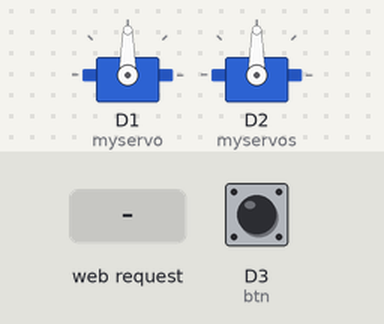
A sketch run on a simulated ESP8266 (NodeMCU). Parts: 2 × servo. The test bench sets the inputs (shaded band); at power-on: D3 (btn) HIGH. WiFi joins after 1.5 s; servers stay silent unless stated; uploads are accepted with an empty reply; storage starts empty; what the sketch prints to the serial monitor is not drawn.

Above: at 4.7 s.
4.8 s: D3 (btn) pulled LOW for 0.15 s
At 7.6 s:
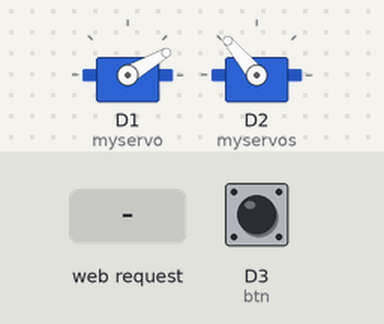
7.9 s: HTTP request GET /opera received
At 9.5 s:
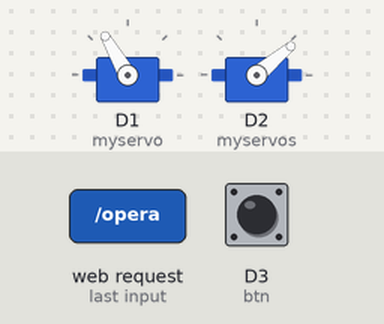
10.3 s: HTTP request GET /opera?opera=0 received
13.3 s: HTTP request GET /opera?opera=1 received
At 14.1 s:
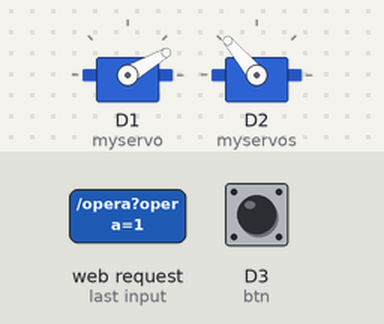
Timing chart, 0 to 16.8 s (numbered marks = the images above; inputs shaded):
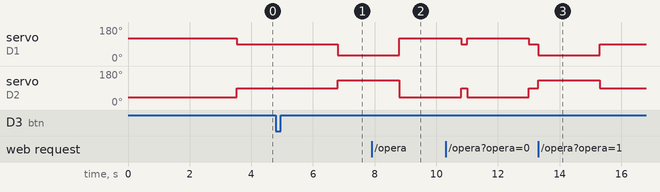

Measured:
- after the input at 4.8 s, servo on D1 (myservo): 90° → 30° after 2.0 s; servo on D2 (myservos): 90° → 130° after 2.0 s
- after the input at 7.9 s, servo on D1 (myservo): 30° → 120° after 0.90 s; servo on D2 (myservos): 130° → 40° after 0.90 s
- after the input at 13.3 s, servo on D1 (myservo): 90° → 30° at once, → 90° 2.0 s later; servo on D2 (myservos): 90° → 130° at once, → 90° 2.0 s later

The sketch:

zd.ino
```cpp
/*
  教师/工作室 灯光控制系统--------- 灯光面板部分
    按钮短按全部控制 长按单独控制
   sg90         *2
   esp8266 d1   *1

   按钮
   gnd_____/ ______D3

   sg90左
   红线------------5v
   黄线------------D1
   棕线------------gnd


   sg90右
    红线------------5v
    黄线------------D2
    棕线------------gnd

*/
#include <Servo.h>
#include <ESP8266WiFi.h>
#include <ESP8266WebServer.h>
#include <WiFiClientSecure.h>
#include <ESP8266HTTPClient.h>
#include <FS.h>
ESP8266WebServer server(80);

String host = "192.168.32.11";//从机地址（ 如果是从机这里填主机地址 没有从机请忽略）
/*       必须进行舵机角度设置sg90角度误差太大 两边不平发热严重                                 */
int zdj =90;  //左舵机初始角度
int ydj =90;  //右舵机初始角度
int onz=30;   //左舵机开灯角度
int ony=130;  //右舵机开灯角度
int offz=120; //左舵机关灯角度
int offy=40;  //右舵机关灯角度


Servo myservo;
Servo myservos;
boolean dg=false;
boolean quanti=false;
boolean duzi=false;
String light_get;
#define btn D3
void zd()  //
{
  int millis_time=millis();
  int opera=0;
  while(digitalRead(btn)==LOW){
    if(millis()-millis_time>2000){
      opera=2;
      break;
    }else if (millis()-millis_time>1){
      opera=1;
    }
  }
  if(opera==1){
  //全
  quanti=true;
  Serial.println("全体");
   //
  }else if(opera==2){
  //单个
   duzi=true;
  Serial.println("独自");

  }
}


void setup() {
  pinMode( btn, INPUT_PULLUP);
  attachInterrupt( digitalPinToInterrupt(btn), zd, CHANGE);
  Serial.begin(115200);
  SPIFFS.begin();
 WiFi.begin("test", "11111111");
  while (WiFi.status() != WL_CONNECTED) {
    delay(500);
  }
  Serial.println(WiFi.localIP());
  WiFi.hostname("deng_1");
  server.begin();
  server.on("/",abc);
  server.on("/opera", opera);
  myservo.attach(D1);
  myservos.attach(D2);
  myservo.write(zdj);
  myservos.write(ydj);
  dg=0;
  zc();


}


void abc(){
  File file = SPIFFS.open("/index.html", "r");
server.streamFile(file, "text/html");
  file.close();
}

void opera() {
  String parm = server.arg("opera");
   Serial.println("收到GET报文:");
   Serial.println(parm);
   if(parm=="0"){
           dg=0;
           zc();
              delay(100);
          }else if(parm=="1"){
           dg=1;
           zc();
              delay(100);
          }else{
        quanti=true;
        Serial.println("全体操作");
        }


server.send(200, "text/plain", "ojbk");
}

void loop() {
  server.handleClient();
 if( quanti){
     dg=!dg;
    quanti=false;
     zc();

      HTTPClient http;
      String url = "http://"+ host+"/opera?opera="+String(dg);
      http.begin(url);
      int httpCode = http.GET();
      String payload = http.getString();
      Serial.println(payload);


  }
 if( duzi){
    dg=!dg;
     zc();
    duzi=false;
    }
}


void zc(){
  if(dg){

      myservo.write(onz);
      myservos.write(ony);

       Serial.println("开灯");

    }else{
         myservo.write(offz);
      myservos.write(offy);


      Serial.println("关灯");
      }
   delay(2000);
    myservo.write(zdj);
    myservos.write(ydj);
     Serial.println("舵机归位");

  }
```
